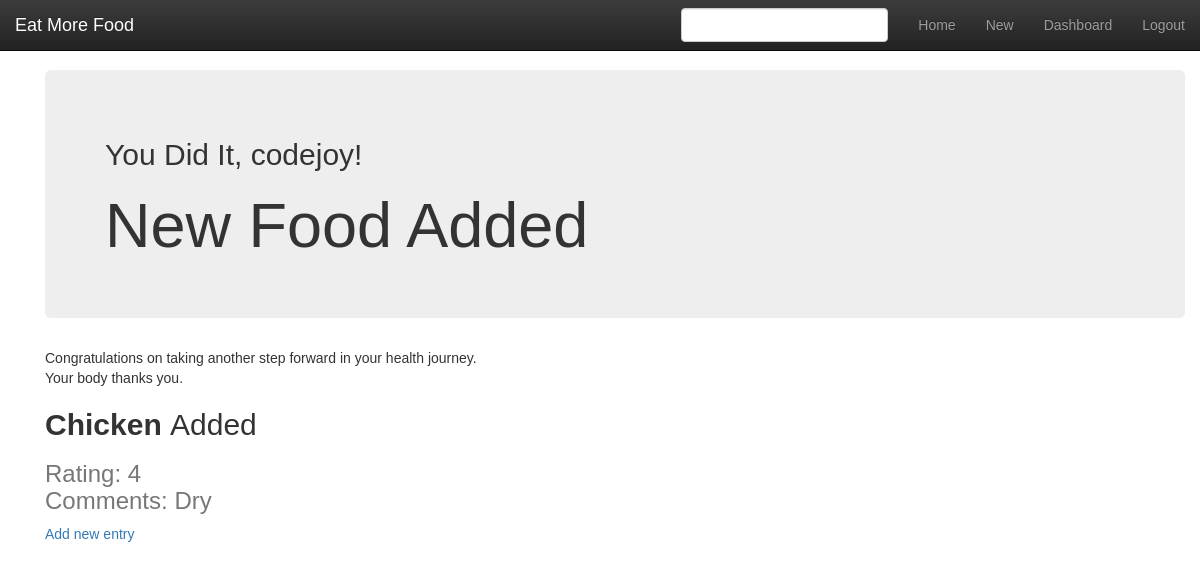
Page /entries/added/ (signed in) on the committed database.
### entries/models.py (models this page shows, shortened)
class NewFood(models.Model):
    name = models.CharField(max_length=20)
    rating = models.IntegerField(default=5)
    comments = models.TextField()
    date_added = models.DateTimeField(auto_now_add=True)
    class Meta:
            verbose_name_plural = 'newfoods'

### entries/views.py (the view)
# urls.py: path('added/', views.added, name='added'),
def added(request):
    last_entry = NewFood.objects.latest('date_added')
    return render(request, 'entries/added.html', {'last_entry':last_entry})

### entries/templates/entries/added.html (shortened to what this page needs)
{% load static %}
<!DOCTYPE html>
<html lang="en">
<head>
  {% block styles %}
  <link href="{% static 'entries/bootstrap.min.css' %}" rel="stylesheet">
  <link href="{% static 'entries/bootstrap-theme.min.css' %}" rel="stylesheet">
  <link href="{% static 'entries/theme.css' %}" rel="stylesheet">
  <link href="{% static 'bootstrap/wtf.html' %}" rel="stylesheet">
  {% endblock %}
</head>
{% block content %}
<body>
  <nav class="navbar navbar-inverse navbar-fixed-top">
    <div class="container-fluid">
      <div class="navbar-header">
        <a class="navbar-brand" href="#">Eat More Food</a>
      </div>
      <div id="navbar" class="navbar-collapse collapse">
        <ul class="nav navbar-nav navbar-right">
          <li><a href="{% url 'home' %}">Home</a></li>
          <li><a href="{% url 'add' %}">New</a></li>
          <li><a href="{% url 'past' %}">Dashboard</a></li>
          {% if user.is_authenticated %}
            <li><a href="{% url 'logout' %}">Logout</a></li>
          {% else %}
            <li><a class="navbar-link" href="{% url 'mpjct:signup' %}">Signup</a></li>
            <li><a class="navbar-link" href="{% url 'mpjct:user_login' %}">Login</a></li>
          {% endif %}
        </ul>
        <form class="navbar-form navbar-right">
          <input type="text" class="form-control" gplaceholder="Search...">
        </form>
      </div>
    </div>
  </nav>
  <div class="container">
    <div class="container theme-showcase" role="main">
      <div class="jumbotron">
        <h2>You Did It, {{ user }}!</h2>
        <h1>New Food Added</h1>
      </div>
      <div>Congratulations on taking another step forward in your health journey. <br>Your body thanks you.</div>
      <div>
        <h2><b>{{ last_entry.name }} </b>Added</h2>
        <h3><span class="text-muted">Rating: {{ last_entry.rating }}</span><br>
        <span class="text-muted">Comments: {{ last_entry.comments }}</span>
</h3>
      </div>
      <div class="content">
        <a href="{% url 'add' %}">Add new entry</a>
      </div>
</body>
</html>
{% endblock %}

### entries/static/entries/theme.css (style rules this page uses)
body { padding-top: 70px; padding-bottom: 30px; }

### rows in the picture
NewFood: name "Chicken", rating "4", comments "Dry"

### other values in the picture
{{ user }} "codejoy"
